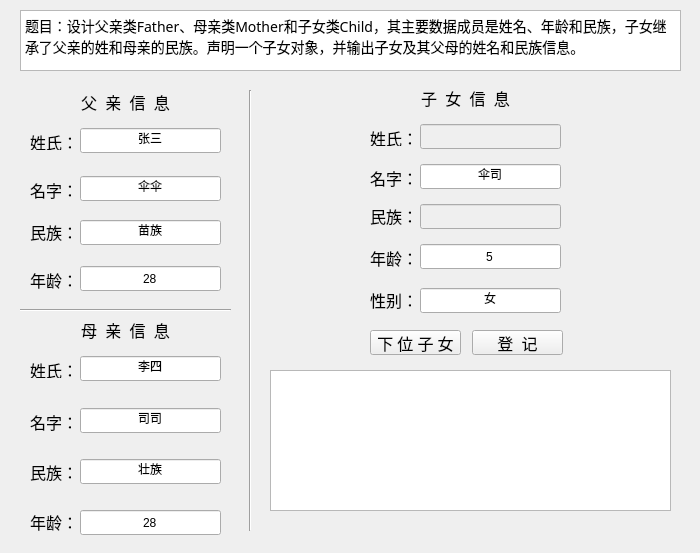
<?xml version="1.0" encoding="UTF-8"?>
<ui version="4.0">
 <class>G4_43</class>
 <widget class="QWidget" name="G4_43">
  <property name="geometry">
   <rect>
    <x>0</x>
    <y>0</y>
    <width>700</width>
    <height>553</height>
   </rect>
  </property>
  <property name="windowTitle">
   <string>G4_43</string>
  </property>
  <widget class="QTextBrowser" name="textBrowser">
   <property name="geometry">
    <rect>
     <x>20</x>
     <y>10</y>
     <width>661</width>
     <height>61</height>
    </rect>
   </property>
   <property name="font">
    <font>
     <family>幼圆</family>
     <pointsize>20</pointsize>
    </font>
   </property>
   <property name="html">
    <string>&lt;!DOCTYPE HTML PUBLIC &quot;-//W3C//DTD HTML 4.0//EN&quot; &quot;http://www.w3.org/TR/REC-html40/strict.dtd&quot;&gt;
&lt;html&gt;&lt;head&gt;&lt;meta name=&quot;qrichtext&quot; content=&quot;1&quot; /&gt;&lt;meta charset=&quot;utf-8&quot; /&gt;&lt;style type=&quot;text/css&quot;&gt;
p, li { white-space: pre-wrap; }
&lt;/style&gt;&lt;/head&gt;&lt;body style=&quot; font-family:'幼圆'; font-size:20pt; font-weight:400; font-style:normal;&quot;&gt;
&lt;p style=&quot; margin-top:0px; margin-bottom:0px; margin-left:0px; margin-right:0px; -qt-block-indent:0; text-indent:0px;&quot;&gt;&lt;span style=&quot; font-family:'宋体'; font-size:10.5pt;&quot;&gt;题目：设计父亲类&lt;/span&gt;&lt;span style=&quot; font-family:'Calibri','sans-serif'; font-size:10.5pt;&quot;&gt;Father&lt;/span&gt;&lt;span style=&quot; font-family:'宋体'; font-size:10.5pt;&quot;&gt;、母亲类&lt;/span&gt;&lt;span style=&quot; font-family:'Calibri','sans-serif'; font-size:10.5pt;&quot;&gt;Mother&lt;/span&gt;&lt;span style=&quot; font-family:'宋体'; font-size:10.5pt;&quot;&gt;和子女类&lt;/span&gt;&lt;span style=&quot; font-family:'Calibri','sans-serif'; font-size:10.5pt;&quot;&gt;Child&lt;/span&gt;&lt;span style=&quot; font-family:'宋体'; font-size:10.5pt;&quot;&gt;，其主要数据成员是姓名、年龄和民族，子女继承了父亲的姓和母亲的民族。声明一个子女对象，并输出子女及其父母的姓名和民族信息。&lt;/span&gt;&lt;/p&gt;&lt;/body&gt;&lt;/html&gt;</string>
   </property>
  </widget>
  <widget class="QLineEdit" name="father_age">
   <property name="geometry">
    <rect>
     <x>80</x>
     <y>266</y>
     <width>141</width>
     <height>25</height>
    </rect>
   </property>
   <property name="text">
    <string>28</string>
   </property>
   <property name="alignment">
    <set>Qt::AlignCenter</set>
   </property>
  </widget>
  <widget class="QLabel" name="label_15">
   <property name="geometry">
    <rect>
     <x>30</x>
     <y>270</y>
     <width>41</width>
     <height>20</height>
    </rect>
   </property>
   <property name="font">
    <font>
     <family>幼圆</family>
     <pointsize>12</pointsize>
    </font>
   </property>
   <property name="text">
    <string>年龄：</string>
   </property>
  </widget>
  <widget class="QLabel" name="label_11">
   <property name="geometry">
    <rect>
     <x>30</x>
     <y>222</y>
     <width>41</width>
     <height>20</height>
    </rect>
   </property>
   <property name="font">
    <font>
     <family>幼圆</family>
     <pointsize>12</pointsize>
    </font>
   </property>
   <property name="text">
    <string>民族：</string>
   </property>
  </widget>
  <widget class="QLabel" name="label_6">
   <property name="geometry">
    <rect>
     <x>30</x>
     <y>180</y>
     <width>41</width>
     <height>20</height>
    </rect>
   </property>
   <property name="font">
    <font>
     <family>幼圆</family>
     <pointsize>12</pointsize>
    </font>
   </property>
   <property name="text">
    <string>名字：</string>
   </property>
  </widget>
  <widget class="QPushButton" name="shang_jiao">
   <property name="geometry">
    <rect>
     <x>472</x>
     <y>330</y>
     <width>91</width>
     <height>25</height>
    </rect>
   </property>
   <property name="font">
    <font>
     <family>幼圆</family>
     <pointsize>12</pointsize>
    </font>
   </property>
   <property name="text">
    <string>登  记</string>
   </property>
  </widget>
  <widget class="QLineEdit" name="father_name">
   <property name="geometry">
    <rect>
     <x>80</x>
     <y>176</y>
     <width>141</width>
     <height>25</height>
    </rect>
   </property>
   <property name="text">
    <string>伞伞</string>
   </property>
   <property name="alignment">
    <set>Qt::AlignCenter</set>
   </property>
  </widget>
  <widget class="QLineEdit" name="father_nation">
   <property name="geometry">
    <rect>
     <x>80</x>
     <y>220</y>
     <width>141</width>
     <height>25</height>
    </rect>
   </property>
   <property name="text">
    <string>苗族</string>
   </property>
   <property name="alignment">
    <set>Qt::AlignCenter</set>
   </property>
  </widget>
  <widget class="QLabel" name="label_5">
   <property name="geometry">
    <rect>
     <x>30</x>
     <y>92</y>
     <width>191</width>
     <height>20</height>
    </rect>
   </property>
   <property name="font">
    <font>
     <family>幼圆</family>
     <pointsize>12</pointsize>
    </font>
   </property>
   <property name="text">
    <string>父  亲  信  息</string>
   </property>
   <property name="alignment">
    <set>Qt::AlignCenter</set>
   </property>
  </widget>
  <widget class="QLineEdit" name="father_first1">
   <property name="geometry">
    <rect>
     <x>80</x>
     <y>128</y>
     <width>141</width>
     <height>25</height>
    </rect>
   </property>
   <property name="text">
    <string>张三</string>
   </property>
   <property name="alignment">
    <set>Qt::AlignCenter</set>
   </property>
  </widget>
  <widget class="QLabel" name="label">
   <property name="geometry">
    <rect>
     <x>30</x>
     <y>134</y>
     <width>41</width>
     <height>16</height>
    </rect>
   </property>
   <property name="font">
    <font>
     <family>幼圆</family>
     <pointsize>12</pointsize>
    </font>
   </property>
   <property name="text">
    <string>姓氏：</string>
   </property>
  </widget>
  <widget class="Line" name="line">
   <property name="geometry">
    <rect>
     <x>20</x>
     <y>300</y>
     <width>211</width>
     <height>20</height>
    </rect>
   </property>
   <property name="orientation">
    <enum>Qt::Horizontal</enum>
   </property>
  </widget>
  <widget class="QLabel" name="label_2">
   <property name="geometry">
    <rect>
     <x>30</x>
     <y>362</y>
     <width>41</width>
     <height>16</height>
    </rect>
   </property>
   <property name="font">
    <font>
     <family>幼圆</family>
     <pointsize>12</pointsize>
    </font>
   </property>
   <property name="text">
    <string>姓氏：</string>
   </property>
  </widget>
  <widget class="QLineEdit" name="mother_first">
   <property name="geometry">
    <rect>
     <x>80</x>
     <y>356</y>
     <width>141</width>
     <height>25</height>
    </rect>
   </property>
   <property name="text">
    <string>李四</string>
   </property>
   <property name="alignment">
    <set>Qt::AlignCenter</set>
   </property>
  </widget>
  <widget class="QLabel" name="label_12">
   <property name="geometry">
    <rect>
     <x>30</x>
     <y>462</y>
     <width>41</width>
     <height>20</height>
    </rect>
   </property>
   <property name="font">
    <font>
     <family>幼圆</family>
     <pointsize>12</pointsize>
    </font>
   </property>
   <property name="text">
    <string>民族：</string>
   </property>
  </widget>
  <widget class="QLineEdit" name="mother_name">
   <property name="geometry">
    <rect>
     <x>80</x>
     <y>408</y>
     <width>141</width>
     <height>25</height>
    </rect>
   </property>
   <property name="text">
    <string>司司</string>
   </property>
   <property name="alignment">
    <set>Qt::AlignCenter</set>
   </property>
  </widget>
  <widget class="QLineEdit" name="mother_nation1">
   <property name="geometry">
    <rect>
     <x>80</x>
     <y>459</y>
     <width>141</width>
     <height>25</height>
    </rect>
   </property>
   <property name="text">
    <string>壮族</string>
   </property>
   <property name="alignment">
    <set>Qt::AlignCenter</set>
   </property>
  </widget>
  <widget class="QLineEdit" name="mother_age">
   <property name="geometry">
    <rect>
     <x>80</x>
     <y>510</y>
     <width>141</width>
     <height>25</height>
    </rect>
   </property>
   <property name="text">
    <string>28</string>
   </property>
   <property name="alignment">
    <set>Qt::AlignCenter</set>
   </property>
  </widget>
  <widget class="QLabel" name="label_7">
   <property name="geometry">
    <rect>
     <x>30</x>
     <y>412</y>
     <width>41</width>
     <height>20</height>
    </rect>
   </property>
   <property name="font">
    <font>
     <family>幼圆</family>
     <pointsize>12</pointsize>
    </font>
   </property>
   <property name="text">
    <string>名字：</string>
   </property>
  </widget>
  <widget class="QLabel" name="label_16">
   <property name="geometry">
    <rect>
     <x>30</x>
     <y>512</y>
     <width>41</width>
     <height>20</height>
    </rect>
   </property>
   <property name="font">
    <font>
     <family>幼圆</family>
     <pointsize>12</pointsize>
    </font>
   </property>
   <property name="text">
    <string>年龄：</string>
   </property>
  </widget>
  <widget class="QLabel" name="label_8">
   <property name="geometry">
    <rect>
     <x>30</x>
     <y>320</y>
     <width>191</width>
     <height>20</height>
    </rect>
   </property>
   <property name="font">
    <font>
     <family>幼圆</family>
     <pointsize>12</pointsize>
    </font>
   </property>
   <property name="text">
    <string>母  亲  信  息</string>
   </property>
   <property name="alignment">
    <set>Qt::AlignCenter</set>
   </property>
  </widget>
  <widget class="QLabel" name="label_3">
   <property name="geometry">
    <rect>
     <x>370</x>
     <y>130</y>
     <width>41</width>
     <height>16</height>
    </rect>
   </property>
   <property name="font">
    <font>
     <family>幼圆</family>
     <pointsize>12</pointsize>
    </font>
   </property>
   <property name="text">
    <string>姓氏：</string>
   </property>
  </widget>
  <widget class="QLineEdit" name="child_first">
   <property name="enabled">
    <bool>false</bool>
   </property>
   <property name="geometry">
    <rect>
     <x>420</x>
     <y>124</y>
     <width>141</width>
     <height>25</height>
    </rect>
   </property>
   <property name="text">
    <string/>
   </property>
   <property name="alignment">
    <set>Qt::AlignCenter</set>
   </property>
  </widget>
  <widget class="QLabel" name="label_13">
   <property name="geometry">
    <rect>
     <x>370</x>
     <y>206</y>
     <width>41</width>
     <height>20</height>
    </rect>
   </property>
   <property name="font">
    <font>
     <family>幼圆</family>
     <pointsize>12</pointsize>
    </font>
   </property>
   <property name="text">
    <string>民族：</string>
   </property>
  </widget>
  <widget class="QLineEdit" name="child_name">
   <property name="geometry">
    <rect>
     <x>420</x>
     <y>164</y>
     <width>141</width>
     <height>25</height>
    </rect>
   </property>
   <property name="text">
    <string>伞司</string>
   </property>
   <property name="alignment">
    <set>Qt::AlignCenter</set>
   </property>
  </widget>
  <widget class="QLineEdit" name="child_nation">
   <property name="enabled">
    <bool>false</bool>
   </property>
   <property name="geometry">
    <rect>
     <x>420</x>
     <y>204</y>
     <width>141</width>
     <height>25</height>
    </rect>
   </property>
   <property name="text">
    <string/>
   </property>
   <property name="alignment">
    <set>Qt::AlignCenter</set>
   </property>
  </widget>
  <widget class="QLineEdit" name="child_age">
   <property name="geometry">
    <rect>
     <x>420</x>
     <y>244</y>
     <width>141</width>
     <height>25</height>
    </rect>
   </property>
   <property name="text">
    <string>5</string>
   </property>
   <property name="alignment">
    <set>Qt::AlignCenter</set>
   </property>
  </widget>
  <widget class="QLabel" name="label_9">
   <property name="geometry">
    <rect>
     <x>370</x>
     <y>168</y>
     <width>41</width>
     <height>20</height>
    </rect>
   </property>
   <property name="font">
    <font>
     <family>幼圆</family>
     <pointsize>12</pointsize>
    </font>
   </property>
   <property name="text">
    <string>名字：</string>
   </property>
  </widget>
  <widget class="QLabel" name="label_17">
   <property name="geometry">
    <rect>
     <x>370</x>
     <y>248</y>
     <width>41</width>
     <height>20</height>
    </rect>
   </property>
   <property name="font">
    <font>
     <family>幼圆</family>
     <pointsize>12</pointsize>
    </font>
   </property>
   <property name="text">
    <string>年龄：</string>
   </property>
  </widget>
  <widget class="QLabel" name="label_10">
   <property name="geometry">
    <rect>
     <x>370</x>
     <y>88</y>
     <width>191</width>
     <height>20</height>
    </rect>
   </property>
   <property name="font">
    <font>
     <family>幼圆</family>
     <pointsize>12</pointsize>
    </font>
   </property>
   <property name="text">
    <string>子  女  信  息</string>
   </property>
   <property name="alignment">
    <set>Qt::AlignCenter</set>
   </property>
  </widget>
  <widget class="Line" name="line_2">
   <property name="geometry">
    <rect>
     <x>240</x>
     <y>90</y>
     <width>20</width>
     <height>441</height>
    </rect>
   </property>
   <property name="orientation">
    <enum>Qt::Vertical</enum>
   </property>
  </widget>
  <widget class="QListView" name="xian_shi_n">
   <property name="geometry">
    <rect>
     <x>270</x>
     <y>370</y>
     <width>401</width>
     <height>141</height>
    </rect>
   </property>
  </widget>
  <widget class="QPushButton" name="shang_jiao_2">
   <property name="geometry">
    <rect>
     <x>370</x>
     <y>330</y>
     <width>91</width>
     <height>25</height>
    </rect>
   </property>
   <property name="font">
    <font>
     <family>幼圆</family>
     <pointsize>12</pointsize>
    </font>
   </property>
   <property name="text">
    <string>下 位 子 女</string>
   </property>
  </widget>
  <widget class="QLabel" name="ti_shi">
   <property name="geometry">
    <rect>
     <x>270</x>
     <y>520</y>
     <width>251</width>
     <height>20</height>
    </rect>
   </property>
   <property name="font">
    <font>
     <family>幼圆</family>
     <pointsize>12</pointsize>
    </font>
   </property>
   <property name="text">
    <string/>
   </property>
   <property name="alignment">
    <set>Qt::AlignLeading|Qt::AlignLeft|Qt::AlignVCenter</set>
   </property>
  </widget>
  <widget class="QLabel" name="label_18">
   <property name="geometry">
    <rect>
     <x>370</x>
     <y>290</y>
     <width>41</width>
     <height>20</height>
    </rect>
   </property>
   <property name="font">
    <font>
     <family>幼圆</family>
     <pointsize>12</pointsize>
    </font>
   </property>
   <property name="text">
    <string>性别：</string>
   </property>
  </widget>
  <widget class="QLineEdit" name="child_gender">
   <property name="geometry">
    <rect>
     <x>420</x>
     <y>288</y>
     <width>141</width>
     <height>25</height>
    </rect>
   </property>
   <property name="text">
    <string>女</string>
   </property>
   <property name="alignment">
    <set>Qt::AlignCenter</set>
   </property>
  </widget>
 </widget>
 <layoutdefault spacing="6" margin="11"/>
 <resources/>
 <connections>
  <connection>
   <sender>shang_jiao</sender>
   <signal>clicked()</signal>
   <receiver>G4_43</receiver>
   <slot>f_m_c_xian()</slot>
   <hints>
    <hint type="sourcelabel">
     <x>486</x>
     <y>300</y>
    </hint>
    <hint type="destinationlabel">
     <x>530</x>
     <y>301</y>
    </hint>
   </hints>
  </connection>
  <connection>
   <sender>shang_jiao_2</sender>
   <signal>clicked()</signal>
   <receiver>G4_43</receiver>
   <slot>next_child()</slot>
   <hints>
    <hint type="sourcelabel">
     <x>338</x>
     <y>301</y>
    </hint>
    <hint type="destinationlabel">
     <x>275</x>
     <y>301</y>
    </hint>
   </hints>
  </connection>
  <connection>
   <sender>father_first1</sender>
   <signal>textChanged(QString)</signal>
   <receiver>G4_43</receiver>
   <slot>father_first()</slot>
   <hints>
    <hint type="sourcelabel">
     <x>192</x>
     <y>142</y>
    </hint>
    <hint type="destinationlabel">
     <x>237</x>
     <y>154</y>
    </hint>
   </hints>
  </connection>
  <connection>
   <sender>mother_nation1</sender>
   <signal>textChanged(QString)</signal>
   <receiver>G4_43</receiver>
   <slot>mother_nation()</slot>
   <hints>
    <hint type="sourcelabel">
     <x>196</x>
     <y>476</y>
    </hint>
    <hint type="destinationlabel">
     <x>234</x>
     <y>487</y>
    </hint>
   </hints>
  </connection>
 </connections>
 <slots>
  <slot>father_first()</slot>
  <slot>mother_nation()</slot>
  <slot>f_m_c_xian()</slot>
  <slot>next_child()</slot>
 </slots>
</ui>
